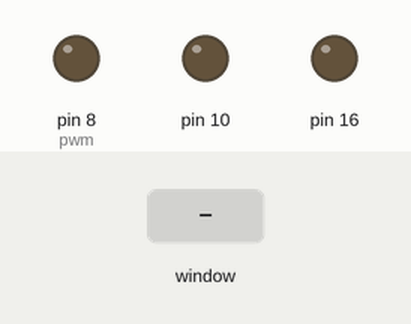
Recording of a program running on a simulated Raspberry Pi (header pin numbers). On the bench: output pins drawn as LEDs (lit = HIGH). Inputs (shaded band) come from the test bench. The desktop window is not drawn, its controls go by their first labels and the mouse button is held 0.15 s; empty text fields in the window are filled with Hello; message boxes are confirmed after 1 s.

Above: at 1.2 s.
1.3 s: control labelled "Check Passocde" in the window clicked
At 2.7 s:
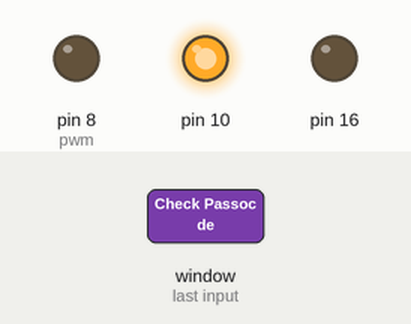
Timing chart, 0 to 6.8 s (numbered marks = the images above; inputs shaded):
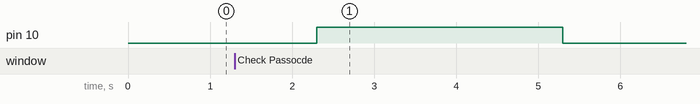

The program:

passcode.py
```python
import RPi.GPIO as GPIO
from guizero import App, Text, warn, TextBox, PushButton,info
from time import sleep
GPIO.setmode(GPIO.BOARD)
GPIO.setwarnings(False)
GPIO.setup(8,GPIO.OUT)
GPIO.setup(16,GPIO.OUT)
GPIO.setup(10,GPIO.OUT)

pwm=GPIO.PWM(8,50)
pwm.start(0)
app = App(title="TREASURE BOX", height=280, width=600)
message = Text(app, text="\n\n Please Enter your password to Login ! \n", size=18,font="Arial")
my_input = TextBox(app)


def do_nothing():
    c = my_input.get()
    if c=="treasure":
        info("BEST", "You are welcomed !")
        pwm.ChangeDutyCycle(4)
        GPIO.output(16,GPIO.HIGH)
        sleep(3)
        GPIO.output(16,GPIO.LOW)


    else:
        warn("BAD!", "Please Try again !")
        GPIO.output(10,GPIO.HIGH)
        sleep(3)
        GPIO.output(10,GPIO.LOW)


message2 = Text(app, text=" ", size=18,font="Arial")


Button = PushButton(app,text = "Check Passocde", command=do_nothing, padx=30, pady=20)


app.display()
```

Measured:
- after the input at 1.3 s, pin 10: LOW → HIGH after 1.0 s, → LOW 3.0 s later
